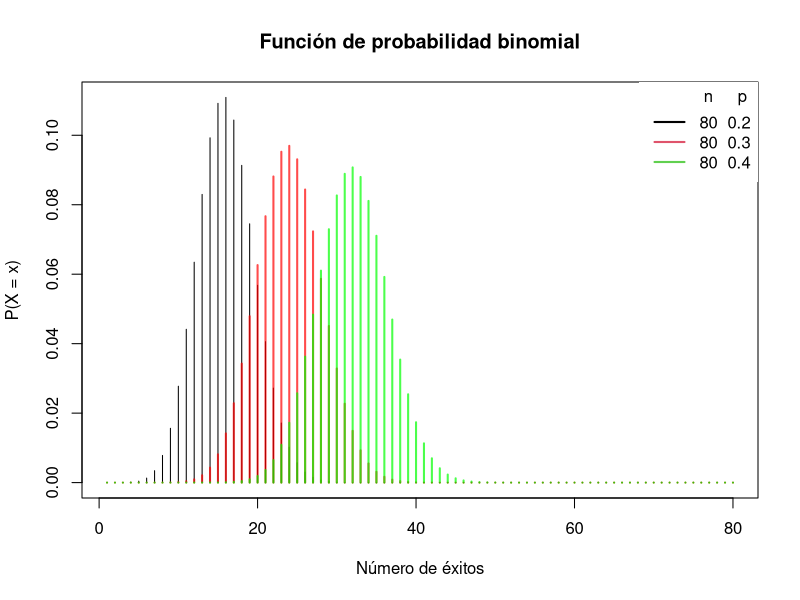
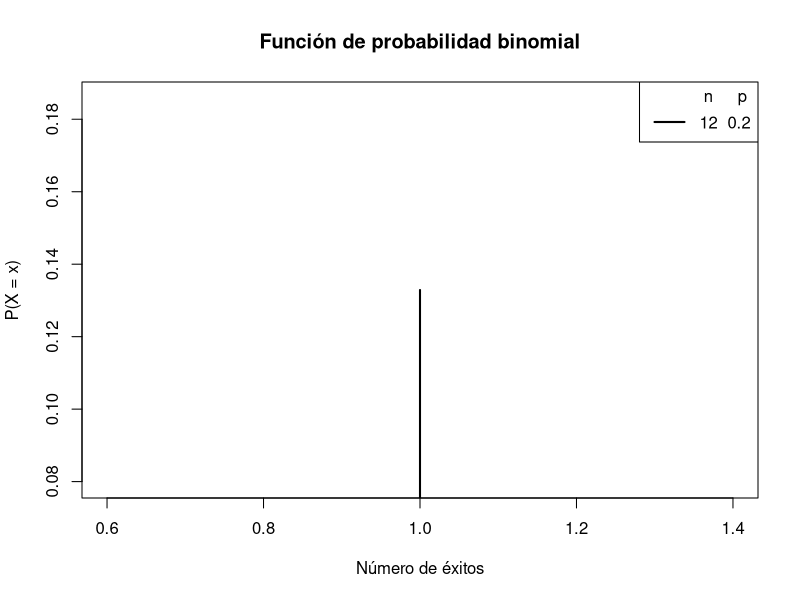
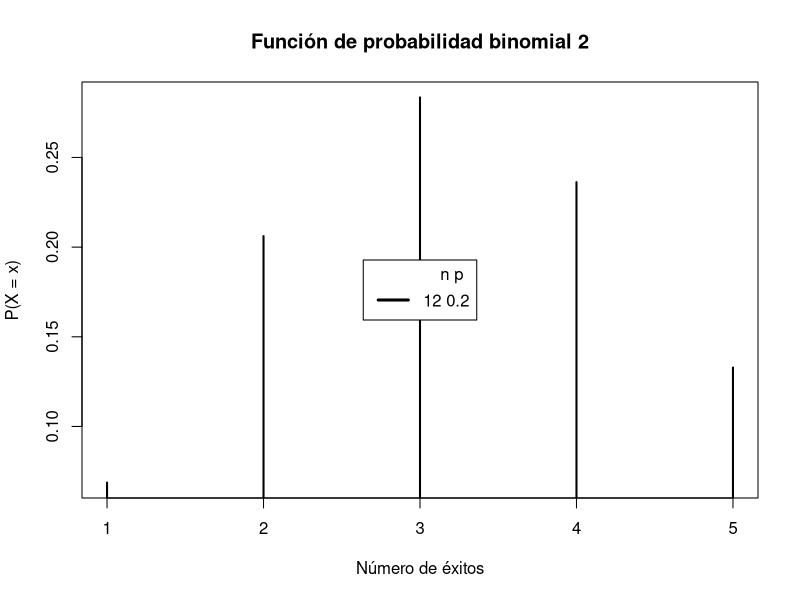
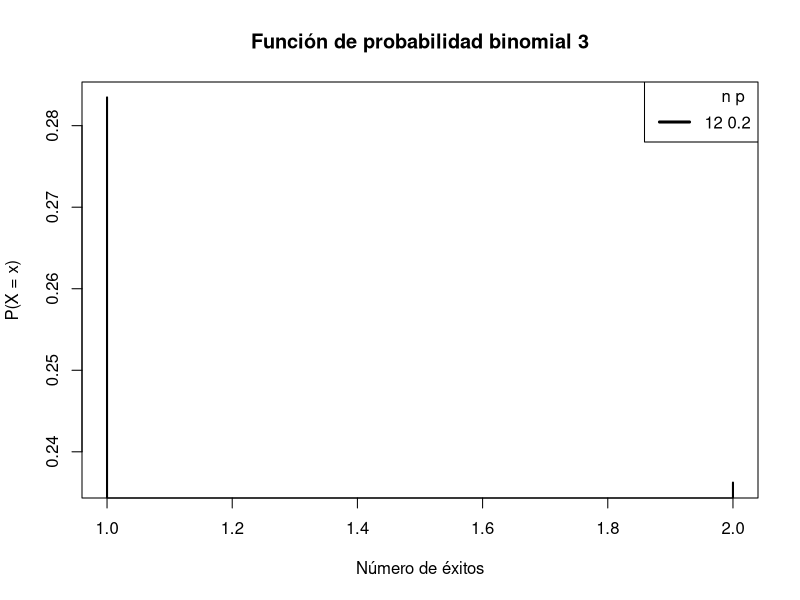
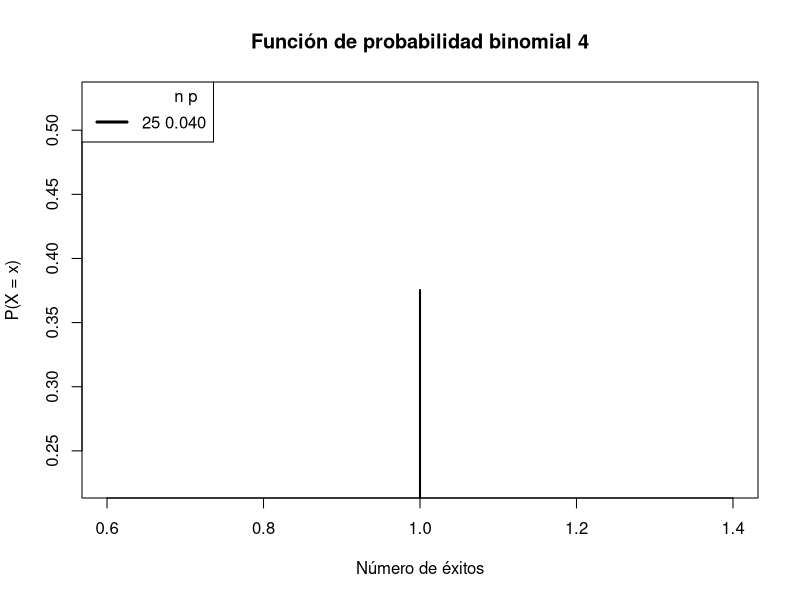
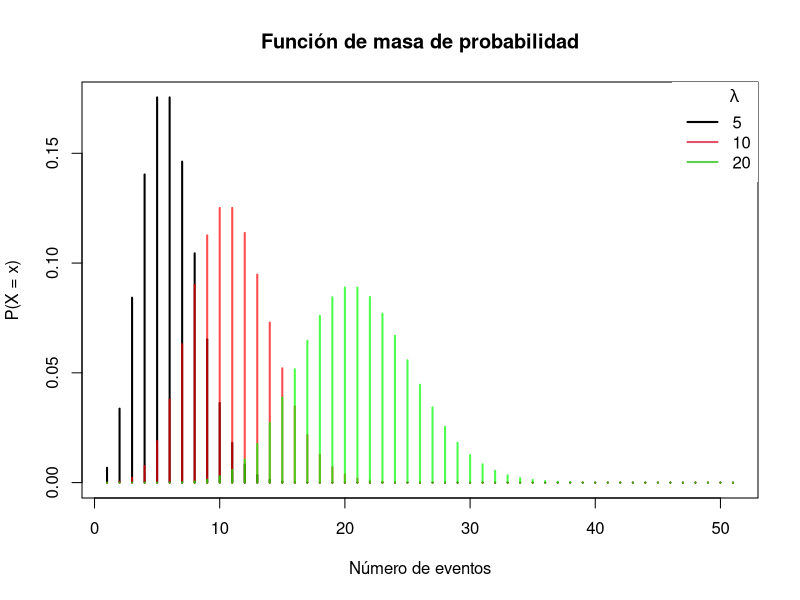
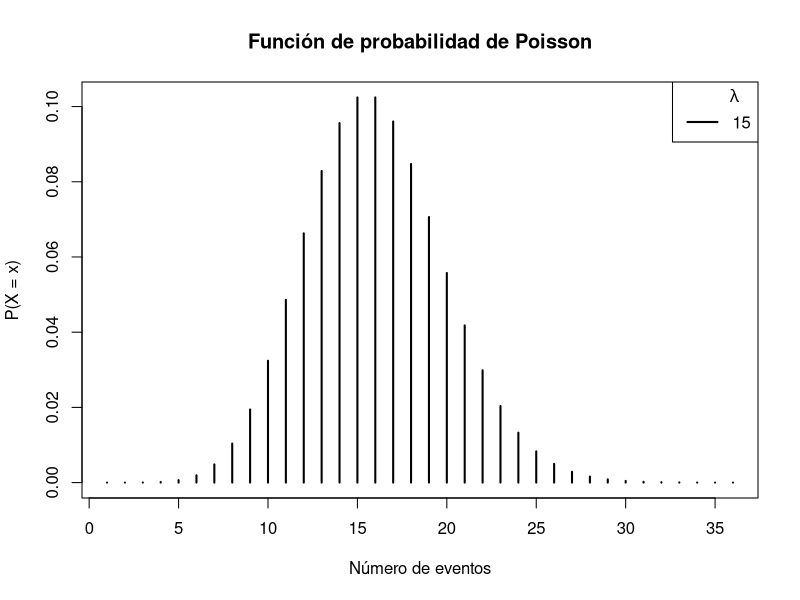
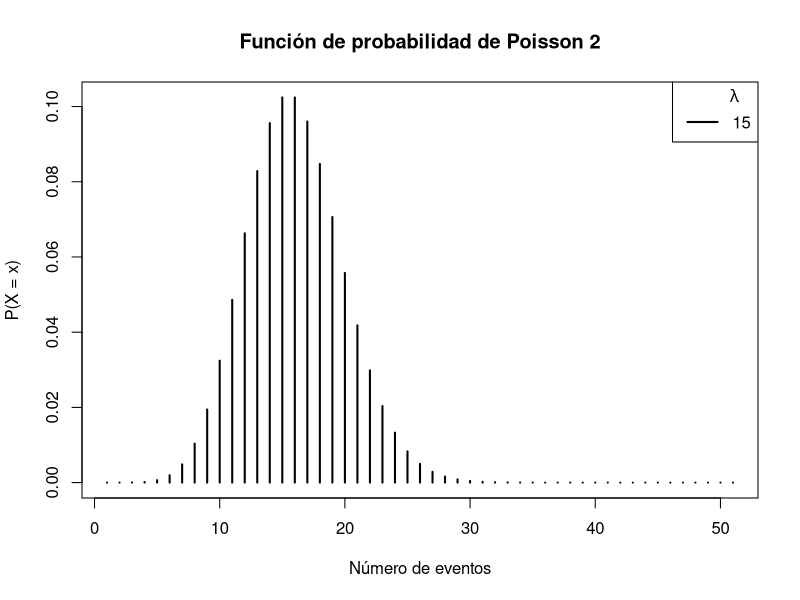

The R script that drew these images, in order:
## Distribuciones


# Distribuciones binomial

# Ejemplo 1

# Suponga que hay 12 preguntas de opción múltiple en un examen de matemáticas.
# Cada pregunta tiene 5 posibles respuestas y sólo una de ellas es correcta.
# La probabilidad de tener 4 o menos respuestas correctas si un estudiante
# intenta responder a cada pregunta al azar.

# Solución para que sque 4 respuestas correctas:

# Dado que sólo una de cada 5 respuestas posibles es correcta, la
# probabilidad de responder correctamentes una pregunta al azar es 
# de 1/5=0.2. Podemos encontrar la probabilidad de tener exactamente 
# 4 respuestas corractas por intentos aleatorios de la siguiente manera:

# 1.-Probabilidad de escoger una respuesta de 5 posibles
p<-1/5

# 2.- Espacio muestral (12 preguntas en total)
n<-12

# 3.- Probabilidad de tener 4 respuestas corractas elegidas
# aleatoriamente
k<-4

# Función en R
dbinom(k, n, 0.2)
dbinom(4, 12, 0.2)

# Ejemplo de cómo realizar un gráfico de la distribución normal

# 1.- Redija de valores del eje X, Se van a utilizar el mismo del valor de
# "x", de "n" y la probabilidas es la que va ir cambiando, en esta ocasión 
# se ocupará las probabilidades de *0.2, 0.3 y 0.4*
# Además de poner la leyenda.
x <- 1:80

# n = 80, p = 0.2
plot(dbinom(x, size = 80, prob = 0.2), type ="h", Iwd=2,
     main = "Función de probabilidad binomial",
     ylab = "P(X = x)", xlab = "Número de éxitos")
lines(dbinom(x, size = 80, prob = 0.3), type = "h",
     lwd = 2, col = rgb(1,0,0, 0.7))
lines(dbinom(x, size = 80, prob = 0.4), type = "h",
      lwd = 2, col = rgb(0, 1, 0, 0.7))
legend("topright", legend = c("80  0.2", "80  0.3", "80  0.4"),
       title = "n     p", title.adj = 0.85,
       lty = 1, col = 1:3, lwd = 2, box.lty = 0)



#*Ejercicio de cómo realizar nuestro gráfico la distribución binomial* 
#*del ejemplo*

# x= 4

# size = 12

# propabilidad = 0.2 

x <- 4
plot(dbinom(4, size = 12, prob = 0.2), type = "h", lwd = 2,
     main = "Función de probabilidad binomial",
     ylab = "P(X = x)", xlab = "Número de éxitos")
legend("topright", legend = c("12  0.2"),
       title = "n     p", title.adj = 0.85,
       lty = 1, col = 1:3, lwd = 2, box.lty = 1)

# **Ejemplo 2**
# Suponga que hay 12 preguntas de opción múltiple en un 
# examen de matemáticas. Cada pregunta tiene cinco posibles respuestas,
# y sólo una de ellas es corracta. Encuentre
# la probabilidad de tener 4 o menos respuestas correctas si un 
# estudiante intenta responder a cada pregunta al azar.

# **Solución 2: Para que saque una respuesta más o menos correcta**
# Para encontrar la probabilidad de tener cuatro o menos respuestas 
# correctas de forma aleatoria se utiliza la función dbinom con k=0,1,2,3,4.

# 1.- La forma sencilla de calcular la probabilidad 

sum(dbinom(0:4, 12, 0.2))

# 2.- Código para realizar nuestro gráfico de la distribución binomial.
# -Se pone la leyenda en el centro del gráfico, buscando la manera en la 
#que no se pierda ningún dato.
# -Se ponen ambos códigos de manera conjunta para que la leyenda salga junto 
#con el gráfico.

x <- 0:4
plot(dbinom(0:4, size = 12, prob = 0.2), type = "h", lwd = 2,
     main = "Función de probabilidad binomial 2",
     ylab = "P(X = x)", xlab = "Número de éxitos")
legend("center", legend = c("12 0.2"),
       title = "n p", title.adj = 0.85,
       lty = 1, col = 1:3, lwd = 3, box.lty = 1)

# **Ejercicios**
# 1.- ¿Cuál es la probabilidad de que 2 o 3 preguntas sean respondidas 
#correctamente? Trabajando con el ejercicio anterior.
                    
# A) Forma fácil y rápida
sum(dbinom(2:3, 12, 0.2))

# B) Forma tardada
dbinom(2, 12, 0.2)
dbinom(3, 12, 0.2)

# C) Código para realizar nuestro gráfico de la distribución binomial
x <- 2:3
plot(dbinom(2:3, size = 12, prob = 0.2), type = "h", lwd = 2,
     main = "Función de probabilidad binomial 3",
     ylab = "P(X = x)", xlab = "Número de éxitos")
legend("topright", legend = c("12 0.2"),
       title = "n p", title.adj = 0.85,
       lty = 1, col = 1:3, lwd = 3, box.lty = 1)


#2.- Supongamos que la empresa Apple fabricó el Iphone 11S con una 
#probabilidad de 0.005 de ser defectuoso. El producto se envía en una caja 
#que contiene 25 artículos. ¿Cuál es la probabilidad de que una caja elegida
#al azar contenga un Iphone 11S defectuoso?

# 1. Probabilidad general = 0.005
# 2. Probabilidad de que salga un celular defectuoso en la caja
p<-1/25

#3. Espacio muestral
n<-25
# 4. Probabilidad de que salga el teléfono defectuoso
k<-1
#5. Función en R: dbinom(k, n, p)
dbinom(1, 25, 0.040)
#6.- Código para realizar nuestro gráfico de la distribución binomial. 
#NOTA: La leyenda se cambia de lugar para no obstruir.
x <- 1
plot(dbinom(1, size = 25, prob = 0.040), type = "h", lwd = 2,
     main = "Función de probabilidad binomial 4",
     ylab = "P(X = x)", xlab = "Número de éxitos")
legend("topleft", legend = c("25 0.040"),
       title = "n p", title.adj = 0.85,
       lty = 1, col = 1:3, lwd = 3, box.lty = 1)

# **Distribución Poisson**

# Ejemplo de cómo realizar un gráfico de distribución Poisson

# Rejilla de valores del eje X, x=0:50. Se van a utilizar el mismo de valor 
# de “x”, y lambda es la que va a ir cambiando, en esta ocasión se ocuparán 
# valores de 5, 10 y 20. Además de poner la leyenda.

x <- 0:50
plot(dpois(x, 5), type = "h", lwd = 2,
     main = "Función de masa de probabilidad",
     ylab = "P(X = x)", xlab = "Número de eventos")
lines(dpois(x, 10), type = "h", lwd = 2,
      col = rgb(1,0,0, 0.7))
lines(dpois(x, 20), type = "h", lwd = 2,
      col = rgb(0, 1, 0, 0.7))
legend("topright", legend = c("5", "10", "20"),
       title = expression(lambda), title.adj = 0.75,
       lty = 1, col = 1:3, lwd = 2, box.lty = 0)


# **Ejemplos a desarrollar:**

# Imaginemos que se desea saber el número de llegadas de los estudiantes de
#una Escuela Primaria en un lapso de 15 minutos a la entrada de la escuela. 
#Se puede suponer que la probabilidad de llegada de los estudiantes es la
#misma que cualquiera de los dos lapsos con la misma dirección siendo estas 
#independientes a que llegue o no el estudiante. El número promedio de 
#alumnos que llegan en un lapso de 15 minutos son 35. Para optimizar la 
#llegada de los estudiantes evitando las aglomeraciones se requiere saber
#la probabilidad de que lleguen 50 alumnos en 15 minutos.

# 1.- Probabilidad de que 35 alumnos lleguen en 15 minutos a la entrada de la escuela

# x= número de alumnos = 35
# lamda= tiempo de llegada = 15

x=35
lamda=15
dpois(x,lamda)

#b) Gráfico junto con la leyenda
plot(dpois(0:35, 15), type = "h", lwd = 2,
     main = "Función de probabilidad de Poisson",
     ylab = "P(X = x)", xlab = "Número de eventos")
legend("topright", legend = c("15"),
       title = expression(lambda), title.adj = 0.75,lty = 1,
       col = 1:3, lwd = 2, box.lty = 1)

# 2.- Probabilidad de que 50 alumnos lleguen en 15 minutos a la entrada 
# de la escuela

# x= número de alumnos = 50
# lamda= tiempo de llegada = 15

x=50
lamda=15
dpois(x,lamda)

#b) Gráfico y leyenda
plot(dpois(0:50, 15), type = "h", lwd = 2,
     main = "Función de probabilidad de Poisson 2",
     ylab = "P(X = x)", xlab = "Número de eventos")
legend("topright", legend = c("15"),
       title = expression(lambda), title.adj = 0.75,lty = 1,
       col = 1:3, lwd = 2, box.lty = 1)


# **Ejercicios**
#1.- ¿Cuál es la probabilidad de que a la escuela lleguen 34 alumnos 
# en 5 minutos?

# a) Probabilidad de que 34 alumnos lleguen en 5 minutos a la entrada de 
# la escuela:

#x= número de alumnos = 34
#lamda= tiempo de llegada = 5

x=34
lambda=5
dpois(x,lamda)

#b) Gráfico con su leyenda
x <- 34
plot(dpois(0:34, 5), type = "h", lwd = 2,
     main = "Función de probabilidad de Poisson 3",
     ylab = "P(X = x)", xlab = "Número de eventos")
legend("topright", legend = c("5"),
       title = expression(lambda), title.adj = 0.75,lty = 1,
       col = 1:3, lwd = 2, box.lty = 1)

#2.- ¿Cuál es la probabilidad de que a la salida de la escuela, se
#encuentren 60 alumnos en 5 minutos?
#a) Probabilidad de que 60 alumnos salgan en 5 minutos a la salida de 
#la escuela.

# x= número de alumnos = 60
# lamda= tiempo de llegada = 5

x=60
lamda=5
dpois(x,lamda)

# b) Gráfico y leyenda
plot(dpois(0:60, 5), type = "h", lwd = 2,
     main = "Función de probabilidad de Poisson 4",
     ylab = "P(X = x)", xlab = "Número de eventos")
legend("topright", legend = c("5"), title = expression(lambda),
       title.adj = 0.75,lty = 1, col = 1:3, lwd = 2,
       box.lty = 1)


# 3.- ¿Cuál es la probabilidad de que a la salida de la escuela, 
# se encuentren 120 alumnos en 5 minutos?
# a) Probabilidad de que 120 alumnos salgann en 5 minutos a la salida de 
# la escuela

# x= número de alumnos = 120
# lamda= tiempo de llegada = 5

x=120
lamda=5
dpois(x,lamda)

#b) Gráfico con su leyenda
plot(dpois(0:120, 5), type = "h", lwd = 2,
     main = "Función de probabilidad de Poisson 5",
     ylab = "P(X = x)", xlab = "Número de eventos")
legend("topright", legend = c("5"), title = expression(lambda),
       title.adj = 0.85,lty = 1, col = 1:3, lwd = 2,
       box.lty = 1)


# **Gráfico para que esten todas las distribuciones juntas**
# Se realiza un gráfico en el que se junten las distribuciones, 
# sin embargo se debe modificar el valor de lambda para que se pueda 
#observar bien el gráfico, pero el valor de “x” sigue igual, además de
#que la leyenda también cambia.

plot(dpois(0:120, 5), type = "h", lwd = 2,
     main = "Función de probabilidad de Poisson 6",
     ylab = "P(X = x)", xlab = "Número de eventos")
lines(dpois(0:60, 10), type = "h", lwd = 3,
      col = rgb(1,0,0, 0.7))
lines(dpois(0:34, 20), type = "h", lwd = 4,
      col = rgb(0, 1, 0, 0.7))
legend("topright", legend = c("5", "10", "20"),
       title = expression(lambda), title.adj = 0.75,
       lty = 1, col = 1:3, lwd = 2, box.lty = 0)

